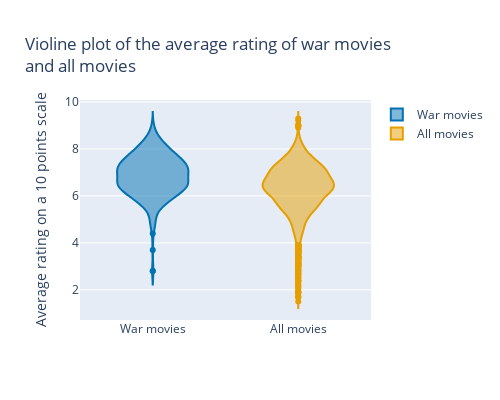

Here is the notebook cell this chart was saved with:
### Code cell
import plotly.graph_objects as go

fig = go.Figure()
fig.add_trace(go.Violin(y=all_movies_genre_war['averageRating'], name='War movies', marker_color='rgb(0, 114, 178)'))
fig.add_trace(go.Violin(y=all_movies_cleaned['averageRating'], name='All movies',  marker_color='rgb(230, 159, 0)'))
fig.update_layout(title='Violine plot of the average rating of war movies<br>and all movies',
                   yaxis_title='Average rating on a 10 points scale')
fig.update_layout( width=500, height=400 )
fig.show()

### Figure 1 — Plotly figure (JSON) as saved in the notebook; plotly's stock layout.template omitted (floating-point values rounded to 4 significant figures; data arrays with more than 128 entries replaced by an {"elided": "..."} marker saying what was removed)
{"data": [{"marker": {"color": "rgb(0, 114, 178)"}, "name": "War movies", "type": "violin", "y": {"elided": "374 float values"}}, {"marker": {"color": "rgb(230, 159, 0)"}, "name": "All movies", "type": "violin", "y": {"elided": "7495 float values"}}], "layout": {"height": 400, "title": {"text": "Violine plot of the average rating of war movies<br>and all movies"}, "width": 500, "yaxis": {"title": {"text": "Average rating on a 10 points scale"}}}}
